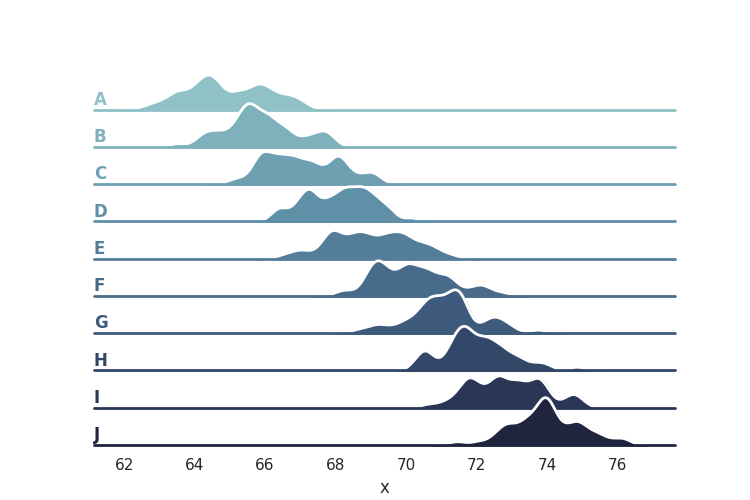

The Python source for this figure:
import numpy as np
import pandas as pd
import seaborn as sns
import matplotlib.pyplot as plt
sns.set_theme(style="white", rc={"axes.facecolor": (0, 0, 0, 0)})

# Create the data
rs = np.random.RandomState(1979)
x = rs.randn(500)
g = np.tile(list("ABCDEFGHIJ"), 50)
df = pd.DataFrame(dict(x=x, g=g))
m = df.g.map(ord)
df["x"] += m

# Initialize the FacetGrid object
pal = sns.cubehelix_palette(10, rot=-.25, light=.7)
grid = sns.FacetGrid(df, row="g", hue="g", aspect=15, height=.5, palette=pal)

# Draw the densities in a few steps
grid.map(sns.kdeplot, "x",
         bw_adjust=.5, clip_on=False,
         fill=True, alpha=1, linewidth=1.5)
grid.map(sns.kdeplot, "x", clip_on=False, color="w", lw=2, bw_adjust=.5)

# passing color=None to refline() uses the hue mapping
grid.refline(y=0, linewidth=2, linestyle="-", color=None, clip_on=False)


# Define and use a simple function to label the plot in axes coordinates
def label(x, color, label):
    ax = plt.gca()
    ax.text(0, .2, label, fontweight="bold", color=color,
            ha="left", va="center", transform=ax.transAxes)


grid.map(label, "x")

# Set the subplots to overlap
grid.figure.subplots_adjust(hspace=-.25)

# Remove axes details that don't play well with overlap
grid.set_titles("")
grid.set(yticks=[], ylabel="")
grid.despine(bottom=True, left=True)

plt.savefig("./src/afterhours/facet.png")
